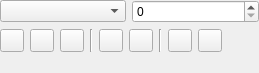
<?xml version="1.0" encoding="UTF-8"?>
<ui version="4.0">
 <class>ArtisticTextShapeConfigWidget</class>
 <widget class="QWidget" name="ArtisticTextShapeConfigWidget">
  <property name="geometry">
   <rect>
    <x>0</x>
    <y>0</y>
    <width>259</width>
    <height>73</height>
   </rect>
  </property>
  <property name="sizePolicy">
   <sizepolicy hsizetype="Ignored" vsizetype="Preferred">
    <horstretch>0</horstretch>
    <verstretch>0</verstretch>
   </sizepolicy>
  </property>
  <layout class="QGridLayout" name="gridLayout">
   <property name="margin">
    <number>0</number>
   </property>
   <item row="0" column="0">
    <widget class="KoFontComboBox" name="fontFamily">
     <property name="sizePolicy">
      <sizepolicy hsizetype="Minimum" vsizetype="Fixed">
       <horstretch>0</horstretch>
       <verstretch>0</verstretch>
      </sizepolicy>
     </property>
    </widget>
   </item>
   <item row="0" column="1">
    <widget class="QSpinBox" name="fontSize">
     <property name="sizePolicy">
      <sizepolicy hsizetype="Preferred" vsizetype="Fixed">
       <horstretch>0</horstretch>
       <verstretch>0</verstretch>
      </sizepolicy>
     </property>
    </widget>
   </item>
   <item row="1" column="0" colspan="2">
    <layout class="QHBoxLayout" name="horizontalLayout">
     <item>
      <widget class="QToolButton" name="anchorStart">
       <property name="text">
        <string/>
       </property>
      </widget>
     </item>
     <item>
      <widget class="QToolButton" name="anchorMiddle">
       <property name="text">
        <string/>
       </property>
      </widget>
     </item>
     <item>
      <widget class="QToolButton" name="anchorEnd">
       <property name="text">
        <string/>
       </property>
      </widget>
     </item>
     <item>
      <widget class="Line" name="line">
       <property name="orientation">
        <enum>Qt::Vertical</enum>
       </property>
      </widget>
     </item>
     <item>
      <widget class="QToolButton" name="bold">
       <property name="text">
        <string/>
       </property>
      </widget>
     </item>
     <item>
      <widget class="QToolButton" name="italic">
       <property name="text">
        <string/>
       </property>
      </widget>
     </item>
     <item>
      <widget class="Line" name="line_2">
       <property name="orientation">
        <enum>Qt::Vertical</enum>
       </property>
      </widget>
     </item>
     <item>
      <widget class="QToolButton" name="superScript">
       <property name="text">
        <string/>
       </property>
      </widget>
     </item>
     <item>
      <widget class="QToolButton" name="subScript">
       <property name="text">
        <string/>
       </property>
      </widget>
     </item>
     <item>
      <spacer name="horizontalSpacer">
       <property name="orientation">
        <enum>Qt::Horizontal</enum>
       </property>
       <property name="sizeHint" stdset="0">
        <size>
         <width>40</width>
         <height>20</height>
        </size>
       </property>
      </spacer>
     </item>
    </layout>
   </item>
   <item row="2" column="0" colspan="2">
    <spacer name="verticalSpacer">
     <property name="orientation">
      <enum>Qt::Vertical</enum>
     </property>
     <property name="sizeHint" stdset="0">
      <size>
       <width>20</width>
       <height>40</height>
      </size>
     </property>
    </spacer>
   </item>
  </layout>
 </widget>
 <customwidgets>
  <customwidget>
   <class>QSpinBox</class>
   <extends>QSpinBox</extends>
   <header>knuminput.h</header>
  </customwidget>
  <customwidget>
   <class>KoFontComboBox</class>
   <extends>QComboBox</extends>
   <header>KoFontComboBox.h</header>
  </customwidget>
 </customwidgets>
 <resources/>
 <connections/>
</ui>
